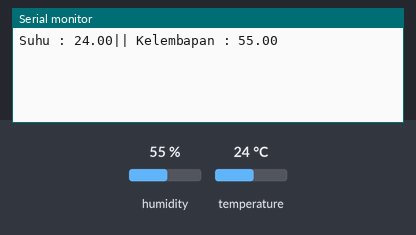
The sketch below on a simulated ESP8266 (NodeMCU). On the bench: the last lines printed to the serial monitor. The inputs (shaded band) are chosen by the test bench; at power-on: humidity 55 %, temperature 24 °C. WiFi joins after 1.5 s; servers stay silent unless stated.

Above: at 3.0 s.
3.1 s: humidity set to 22 %
At 4.4 s:
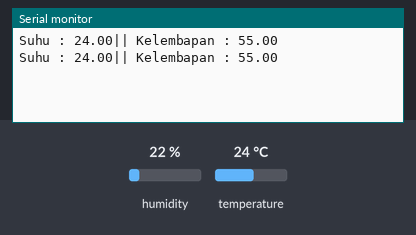
4.6 s: temperature set to 12 °C
At 5.6 s:
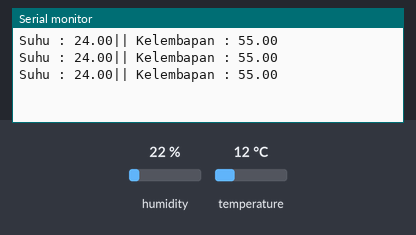
6.1 s: humidity set to 40 %
At 7.3 s:
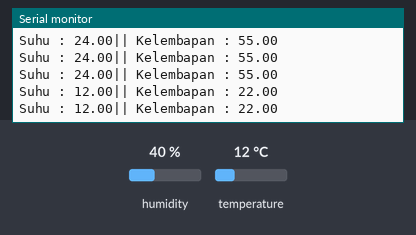
Timing chart, 0 to 9.1 s (numbered marks = the images above; inputs shaded):
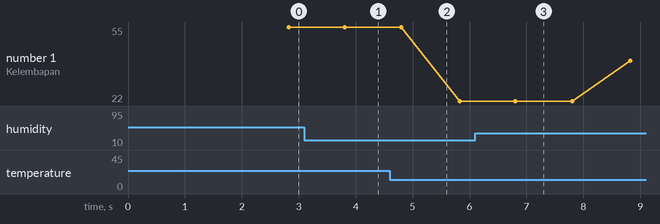

The sketch:

dht11_blynk_notifikasi_modifFadillah.ino
```cpp
// "Nama programmer : Muhammad Fahru Fadillah"
// Sumber referensi belajar https://www.youtube.com/watch?v=ZkStgIvDenY


#define BLYNK_TEMPLATE_ID "TMPL6HjK61kq0" // ID Template yang didapat ketika membuat template di BLYNK
#define BLYNK_TEMPLATE_NAME "DHT 11 Nodemcu Amica" // Nama Template yang dibuat di BLYNK
#define BLYNK_AUTH_TOKEN "GAAUAB5nxy6C1Hva7glEXJ9XxLxro1YC" // Token Authentifikasi untuk menghubungkan ke BLYNK

#define BLYNK_PRINT Serial
#include <ESP8266WiFi.h> // Library ESP8266 WIFI
#include <BlynkSimpleEsp8266.h> // Library BLYNK


#include <DHT.h>

char auth[] = "GAAUAB5nxy6C1Hva7glEXJ9XxLxro1YC" ; // Token Authentifikasi untuk menghubungkan ke BLYNK
char ssid[] = "BUKAN WIFI GRATIS ANJING";  // Nama wifi yang digunakan
char pass[] = "#ANJING2023";  // Kata sandi / Pasword wifi yang digunakan

#define DHTPIN D5          // Menyebutkan dan mendeklarasikan digital pin yang terhubung dan yang kita pakai
#define DHTTYPE DHT11     // DHT 11 jenis sensor Humidity dan Temperature
DHT dht(DHTPIN, DHTTYPE);
BlynkTimer timer;


void setup(){
   Serial.begin(115200);

  Blynk.begin(auth, ssid, pass, "blynk.cloud", 80);
  dht.begin();
  timer.setInterval(1000, sendSensor);
}

void loop(){
  Blynk.run();
  timer.run();
}
void sendSensor(){
  float h = dht.readHumidity();
  float t = dht.readTemperature(); // or dht.readTemperature(true) for Fahrenheit
  if (isnan(h) || isnan(t)) {
    Serial.println("Failed to read from DHT sensor!");
    return;
  }
  Blynk.virtualWrite(V0, t);
  Blynk.virtualWrite(V1, h);

  Serial.print("Suhu : ");
  Serial.print(t);
  Serial.print("|| Kelembapan : ");
  Serial.println(h);

}
```

Measured:
- plotted number 1: 22 → 40 after the input at 6.1 s
